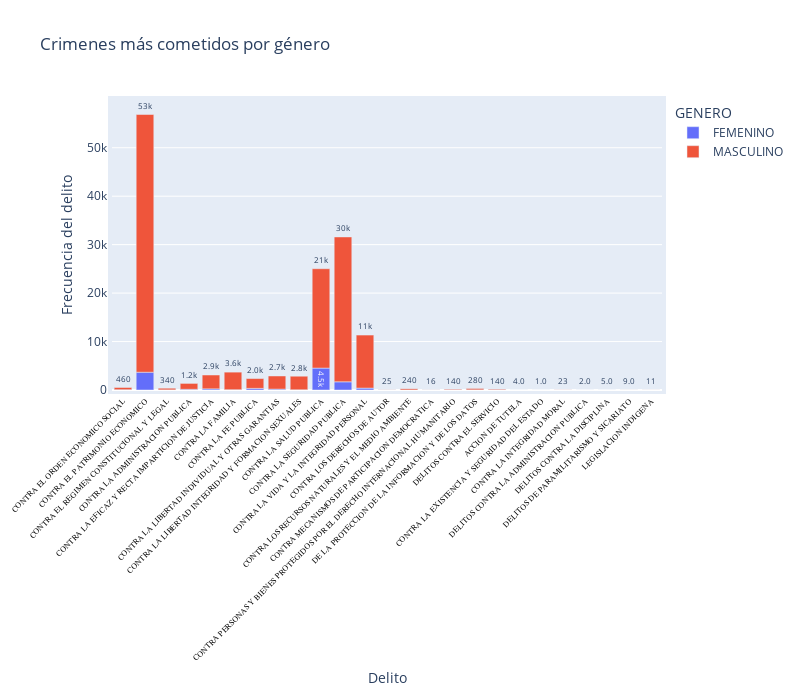

Write notebook code for a chart like this one.
### Code cell
fig = px.bar(df_genero, x='TITULO_DELITO', y='INTERNOEN',
             hover_data=["GENERO",'TITULO_DELITO'], color='GENERO',
             labels={'INTERNOEN':'Frecuencia del delito',"TITULO_DELITO":"Delito"}, height=400, barmode='relative', text="INTERNOEN")
fig.update_traces(texttemplate='%{text:.2s}', textposition='outside')
fig.update_layout(uniformtext_minsize=7, uniformtext_mode='hide', xaxis_tickangle=-45, showlegend=True, autosize=False,
                 width=800, height=700, margin=dict(l=50, r=50, b=100, t=100, pad=4 ),
                  title="Crimenes más cometidos por género",
                 )
fig.update_xaxes( tickfont=dict(family='Rockwell', color='black', size=8)) #tickangle=45,

fig.show()

fig.write_image("fig1.png")

### Figure 1 — Plotly figure (JSON) as saved in the notebook; plotly's stock layout.template omitted (floating-point values rounded to 4 significant figures)
{"data": [{"alignmentgroup": "True", "customdata": [["FEMENINO", "CONTRA EL ORDEN ECONOMICO SOCIAL"], ["FEMENINO", "CONTRA EL PATRIMONIO ECONOMICO"], ["FEMENINO", "CONTRA EL REGIMEN CONSTITUCIONAL Y LEGAL"], ["FEMENINO", "CONTRA LA ADMINISTRACION PUBLICA"], ["FEMENINO", "CONTRA LA EFICAZ Y RECTA IMPARTICION DE JUSTICIA"], ["FEMENINO", "CONTRA LA FAMILIA"], ["FEMENINO", "CONTRA LA FE PUBLICA"], ["FEMENINO", "CONTRA LA LIBERTAD INDIVIDUAL Y OTRAS GARANTIAS"], ["FEMENINO", "CONTRA LA LIBERTAD INTEGRIDAD Y FORMACION SEXUALES"], ["FEMENINO", "CONTRA LA SALUD PUBLICA"], ["FEMENINO", "CONTRA LA SEGURIDAD PUBLICA"], ["FEMENINO", "CONTRA LA VIDA Y LA INTEGRIDAD PERSONAL"], ["FEMENINO", "CONTRA LOS DERECHOS DE AUTOR"], ["FEMENINO", "CONTRA LOS RECURSOS NATURALES Y EL MEDIO AMBIENTE"], ["FEMENINO", "CONTRA MECANISMOS DE PARTICIPACION DEMOCRATICA"], ["FEMENINO", "CONTRA PERSONAS Y BIENES PROTEGIDOS POR EL DERECHO INTERNACIONAL HUMANITARIO"], ["FEMENINO", "DE LA PROTECCION DE LA INFORMACION Y DE LOS DATOS"], ["FEMENINO", "DELITOS CONTRA EL SERVICIO"]], "hovertemplate": "GENERO=%{customdata[0]}<br>Delito=%{customdata[1]}<br>Frecuencia del delito=%{text}<extra></extra>", "legendgroup": "FEMENINO", "marker": {"color": "#636efa"}, "name": "FEMENINO", "offsetgroup": "FEMENINO", "orientation": "v", "showlegend": true, "text": [61, 3668, 27, 142, 240, 57, 336, 183, 45, 4525, 1688, 387, 6, 3, 1, 1, 35, 9], "textposition": "outside", "texttemplate": "%{text:.2s}", "type": "bar", "x": ["CONTRA EL ORDEN ECONOMICO SOCIAL", "CONTRA EL PATRIMONIO ECONOMICO", "CONTRA EL REGIMEN CONSTITUCIONAL Y LEGAL", "CONTRA LA ADMINISTRACION PUBLICA", "CONTRA LA EFICAZ Y RECTA IMPARTICION DE JUSTICIA", "CONTRA LA FAMILIA", "CONTRA LA FE PUBLICA", "CONTRA LA LIBERTAD INDIVIDUAL Y OTRAS GARANTIAS", "CONTRA LA LIBERTAD INTEGRIDAD Y FORMACION SEXUALES", "CONTRA LA SALUD PUBLICA", "CONTRA LA SEGURIDAD PUBLICA", "CONTRA LA VIDA Y LA INTEGRIDAD PERSONAL", "CONTRA LOS DERECHOS DE AUTOR", "CONTRA LOS RECURSOS NATURALES Y EL MEDIO AMBIENTE", "CONTRA MECANISMOS DE PARTICIPACION DEMOCRATICA", "CONTRA PERSONAS Y BIENES PROTEGIDOS POR EL DERECHO INTERNACIONAL HUMANITARIO", "DE LA PROTECCION DE LA INFORMACION Y DE LOS DATOS", "DELITOS CONTRA EL SERVICIO"], "xaxis": "x", "y": [61, 3668, 27, 142, 240, 57, 336, 183, 45, 4525, 1688, 387, 6, 3, 1, 1, 35, 9], "yaxis": "y"}, {"alignmentgroup": "True", "customdata": [["MASCULINO", "ACCION DE TUTELA"], ["MASCULINO", "CONTRA EL ORDEN ECONOMICO SOCIAL"], ["MASCULINO", "CONTRA EL PATRIMONIO ECONOMICO"], ["MASCULINO", "CONTRA EL REGIMEN CONSTITUCIONAL Y LEGAL"], ["MASCULINO", "CONTRA LA ADMINISTRACION PUBLICA"], ["MASCULINO", "CONTRA LA EFICAZ Y RECTA IMPARTICION DE JUSTICIA"], ["MASCULINO", "CONTRA LA EXISTENCIA Y SEGURIDAD DEL ESTADO"], ["MASCULINO", "CONTRA LA FAMILIA"], ["MASCULINO", "CONTRA LA FE PUBLICA"], ["MASCULINO", "CONTRA LA INTEGRIDAD MORAL"], ["MASCULINO", "CONTRA LA LIBERTAD INDIVIDUAL Y OTRAS GARANTIAS"], ["MASCULINO", "CONTRA LA LIBERTAD INTEGRIDAD Y FORMACION SEXUALES"], ["MASCULINO", "CONTRA LA SALUD PUBLICA"], ["MASCULINO", "CONTRA LA SEGURIDAD PUBLICA"], ["MASCULINO", "CONTRA LA VIDA Y LA INTEGRIDAD PERSONAL"], ["MASCULINO", "CONTRA LOS DERECHOS DE AUTOR"], ["MASCULINO", "CONTRA LOS RECURSOS NATURALES Y EL MEDIO AMBIENTE"], ["MASCULINO", "CONTRA MECANISMOS DE PARTICIPACION DEMOCRATICA"], ["MASCULINO", "CONTRA PERSONAS Y BIENES PROTEGIDOS POR EL DERECHO INTERNACIONAL HUMANITARIO"], ["MASCULINO", "DE LA PROTECCION DE LA INFORMACION Y DE LOS DATOS"], ["MASCULINO", "DELITOS CONTRA EL SERVICIO"], ["MASCULINO", "DELITOS CONTRA LA ADMINISTRACION PUBLICA"], ["MASCULINO", "DELITOS CONTRA LA DISCIPLINA"], ["MASCULINO", "DELITOS DE PARAMILITARISMO Y SICARIATO"], ["MASCULINO", "LEGISLACION INDIGENA"]], "hovertemplate": "GENERO=%{customdata[0]}<br>Delito=%{customdata[1]}<br>Frecuencia del delito=%{text}<extra></extra>", "legendgroup": "MASCULINO", "marker": {"color": "#EF553B"}, "name": "MASCULINO", "offsetgroup": "MASCULINO", "orientation": "v", "showlegend": true, "text": [4, 459, 53192, 339, 1218, 2855, 1, 3632, 2025, 23, 2713, 2802, 20503, 29903, 10942, 25, 242, 16, 140, 280, 144, 2, 5, 9, 11], "textposition": "outside", "texttemplate": "%{text:.2s}", "type": "bar", "x": ["ACCION DE TUTELA", "CONTRA EL ORDEN ECONOMICO SOCIAL", "CONTRA EL PATRIMONIO ECONOMICO", "CONTRA EL REGIMEN CONSTITUCIONAL Y LEGAL", "CONTRA LA ADMINISTRACION PUBLICA", "CONTRA LA EFICAZ Y RECTA IMPARTICION DE JUSTICIA", "CONTRA LA EXISTENCIA Y SEGURIDAD DEL ESTADO", "CONTRA LA FAMILIA", "CONTRA LA FE PUBLICA", "CONTRA LA INTEGRIDAD MORAL", "CONTRA LA LIBERTAD INDIVIDUAL Y OTRAS GARANTIAS", "CONTRA LA LIBERTAD INTEGRIDAD Y FORMACION SEXUALES", "CONTRA LA SALUD PUBLICA", "CONTRA LA SEGURIDAD PUBLICA", "CONTRA LA VIDA Y LA INTEGRIDAD PERSONAL", "CONTRA LOS DERECHOS DE AUTOR", "CONTRA LOS RECURSOS NATURALES Y EL MEDIO AMBIENTE", "CONTRA MECANISMOS DE PARTICIPACION DEMOCRATICA", "CONTRA PERSONAS Y BIENES PROTEGIDOS POR EL DERECHO INTERNACIONAL HUMANITARIO", "DE LA PROTECCION DE LA INFORMACION Y DE LOS DATOS", "DELITOS CONTRA EL SERVICIO", "DELITOS CONTRA LA ADMINISTRACION PUBLICA", "DELITOS CONTRA LA DISCIPLINA", "DELITOS DE PARAMILITARISMO Y SICARIATO", "LEGISLACION INDIGENA"], "xaxis": "x", "y": [4, 459, 53192, 339, 1218, 2855, 1, 3632, 2025, 23, 2713, 2802, 20503, 29903, 10942, 25, 242, 16, 140, 280, 144, 2, 5, 9, 11], "yaxis": "y"}], "layout": {"autosize": false, "barmode": "relative", "height": 700, "legend": {"title": {"text": "GENERO"}, "tracegroupgap": 0}, "margin": {"b": 100, "l": 50, "pad": 4, "r": 50, "t": 100}, "showlegend": true, "title": {"text": "Crimenes más cometidos por género"}, "uniformtext": {"minsize": 7, "mode": "hide"}, "width": 800, "xaxis": {"anchor": "y", "domain": [0, 1], "tickangle": -45, "tickfont": {"color": "black", "family": "Rockwell", "size": 8}, "title": {"text": "Delito"}}, "yaxis": {"anchor": "x", "domain": [0, 1], "title": {"text": "Frecuencia del delito"}}}}
